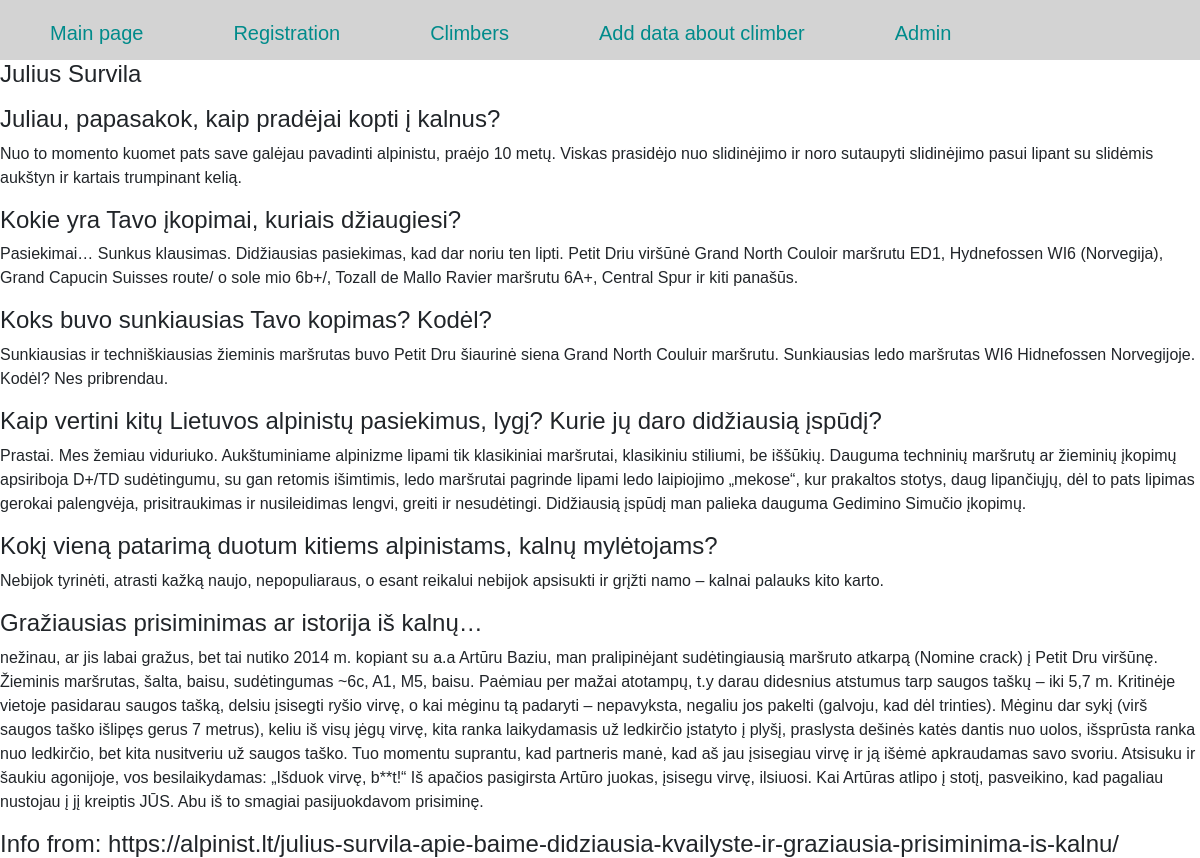
/Survila, run on the app's committed database.
### models.py (models this page shows, shortened)
class Mountaineers(db.Model):
    __tablename__ = 'Mountaineers'
    id = db.Column(db.Integer, primary_key=True)
    fname = db.Column(db.String(80), nullable=False)
    lname = db.Column(db.String(80), nullable=False)
    fotoUrl = db.Column(db.Text, nullable=False)
    biography = db.Column(db.Text, nullable=False)
    date = db.Column(db.String(80))

### routes.py (the view)
@app.route("/<string:title>")
def article(title):
    dataMountersDB = Mountaineers.query.all()
    return render_template("article.html", menu=menu, title=title, dataMountersDB=dataMountersDB)

### templates/article.html
{% extends 'base.html' %}
{% block content %}
{{ super() }}
{% for data in dataMountersDB %}
{% if data.lname == title %}
<h4>{{data.fname}} {{data.lname}}</h4>
<p>{{data.biography | safe}}</p>
{% endif %}
{% endfor %}
{% endblock %}

### static/css/styles.css (style rules this page uses)
html, body { font-family: 'Arial'; margin: 0; padding: 0; height: 100%; width: 100%; }

### data on the page
Mountaineers: fname "Julius", lname "Survila", biography "Juliau, papasakok, kaip pradėjai kopti į kalnus? Nuo to momento kuomet pats save galėjau pavadinti alpinistu, praėjo 10 metų. Viskas prasidėjo nuo slidinėjimo ir noro sutaupyti slidinėjimo pasui lipant su slidėmis aukštyn ir kartais trumpinant kelią. Kokie yra Tavo įkopimai, kuriais džiaugiesi? Pasiekimai… Sunkus klausimas. Didžiausias pasiekimas, kad dar noriu ten lipti. Petit Driu viršūnė Grand North Couloir maršrutu ED1, Hydnefossen WI6 (Norvegija), Grand Capucin Suisses route/ o sole mio 6b+/, Tozall de Mallo Ravier maršrutu 6A+, Central Spur ir kiti panašūs. Koks buvo sunkiausias Tavo kopimas? Kodėl? Sunkiausias ir techniškiausias žieminis maršrutas buvo Petit Dru šiaurinė siena Grand…"

### other printed values
{{ p.name }} "Main page" "Registration" "Climbers" "Add data about climber" "Admin"
